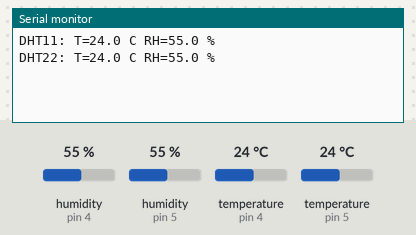
Simulated run of this sketch. Board: Arduino Uno, built with avr-gcc and run on an emulated ATmega328P. On the bench: the last lines printed to the serial monitor. The test bench sets the inputs (shaded band); at power-on: humidity (sensors on pin 4, pin 5) 55 %, temperature (sensors on pin 4, pin 5) 24 °C.

Above: at 3.2 s.
3.3 s: humidity (sensor on pin 4) set to 22 %
At 5.8 s:
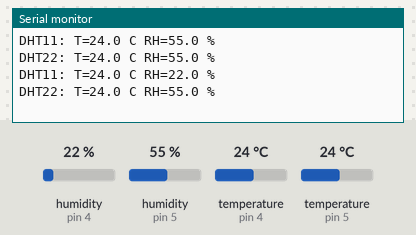
7.2 s: humidity (sensor on pin 5) set to 22 %
At 9.2 s:
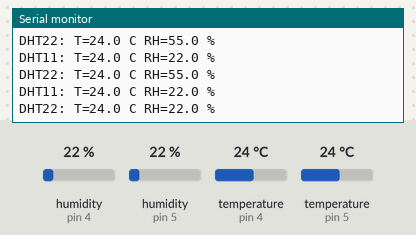
11.1 s: temperature (sensor on pin 4) set to 12 °C
At 12.6 s:
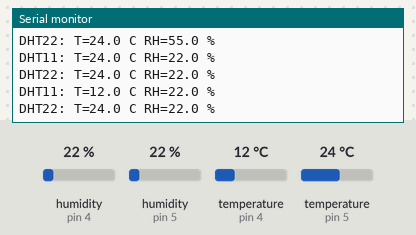
15.0 s: temperature (sensor on pin 5) set to 12 °C
At 18.2 s:
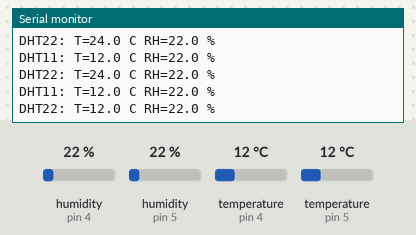
18.9 s: humidity (sensor on pin 4) set to 40 %
At 21.6 s:
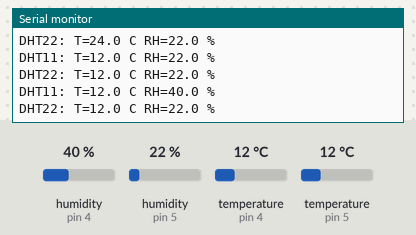
22.8 s: humidity (sensor on pin 5) set to 40 %
At 23.7 s:
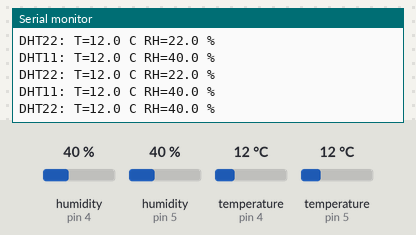
Timing chart, 0 to 25.8 s (numbered marks = the images above; inputs shaded):
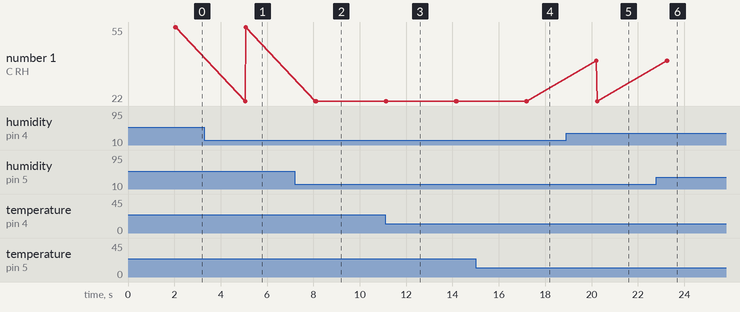

The sketch:

LV04_DHT11_DHT22.ino
```cpp
// LV04: oba DHT senzora ostaju spojena. Serial Monitor: 9600 baud.
#include <DHT.h>

DHT dht11(4, DHT11);
DHT dht22(5, DHT22);

// Isti postupak ispisa primjenjujemo na oba senzora.
// const char *oznaka prima tekst naziva, npr. "DHT11".
void ispisiMjerenje(const char *oznaka, float temperatura, float vlaznost) {
  Serial.print(oznaka);

  // isnan() je true kada rezultat nije valjan broj.
  if (isnan(temperatura) || isnan(vlaznost)) {
    Serial.println(F(": GRESKA"));
    return;  // Zavrsi ovaj ispis; nemoj ispisati nevaljana mjerenja.
  }

  Serial.print(F(": T="));
  Serial.print(temperatura, 1);
  Serial.print(F(" C RH="));
  Serial.print(vlaznost, 1);
  Serial.println(F(" %"));
}

void setup() {
  Serial.begin(9600);
  dht11.begin();
  dht22.begin();
  delay(2000);  // Prije prvog mjerenja pricekaj pokretanje senzora.
}

void loop() {
  float temperaturaDHT11 = dht11.readTemperature();
  float vlaznostDHT11 = dht11.readHumidity();
  float temperaturaDHT22 = dht22.readTemperature();
  float vlaznostDHT22 = dht22.readHumidity();

  ispisiMjerenje("DHT11", temperaturaDHT11, vlaznostDHT11);
  ispisiMjerenje("DHT22", temperaturaDHT22, vlaznostDHT22);
  Serial.println();
  delay(3000);  // Senzore ne citamo prebrzo.
}
```

Measured:
- after the input at 3.3 s, the serial monitor: prints a new line after 1.8 s (image 1)
- after the input at 7.2 s, the serial monitor: prints a new line after 0.92 s (image 2)
- after the input at 11.1 s, the serial monitor: prints a new line at once (image 3)
- after the input at 15.0 s, the serial monitor: prints a new line after 2.2 s (image 4)
- after the input at 18.9 s, the serial monitor: prints a new line after 1.3 s (image 5)
- after the input at 22.8 s, the serial monitor: prints a new line after 0.47 s (image 6)
